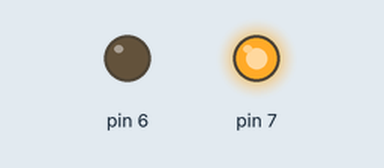
Simulated run of this sketch. Board: Arduino Uno, built with avr-gcc and run on an emulated ATmega328P. Parts: output pins drawn as LEDs (lit = HIGH).

Above: at 0.5 s.
At 2.5 s:
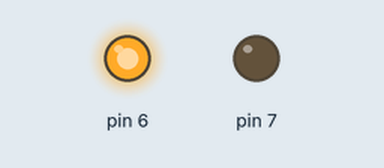
At 3.5 s:
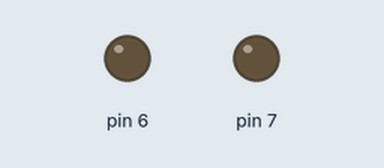
Timing chart, 0 to 5.2 s (numbered marks = the images above):
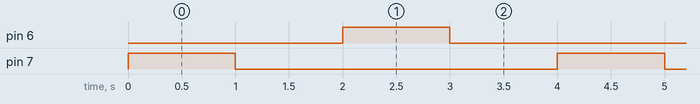

Measured:
- by itself, pin 6, pin 7: alternates HIGH for 1.0 s and LOW for 3.0 s
- by itself, everything shown: repeats every 4.0 s, in 4 steps

The sketch:

sketch_apr19b.ino
```cpp
void setup() {
  // put your setup code here, to run once:
pinMode(7, OUTPUT);
pinMode(6, OUTPUT);
}

void loop() {
  // put your main code here, to run repeatedly:
 digitalWrite(7, HIGH);
  delay(1000);
  digitalWrite(7, LOW);
  delay(1000);
  digitalWrite(6, HIGH);
  delay(1000);
  digitalWrite(6, LOW);
  delay(1000);
}
```
